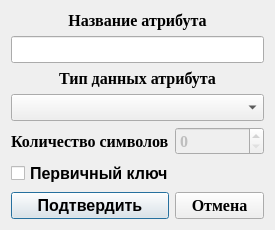
<?xml version="1.0" encoding="UTF-8"?>
<ui version="4.0">
 <class>atrparam</class>
 <widget class="QDialog" name="atrparam">
  <property name="geometry">
   <rect>
    <x>0</x>
    <y>0</y>
    <width>275</width>
    <height>222</height>
   </rect>
  </property>
  <property name="windowTitle">
   <string>Dialog</string>
  </property>
  <layout class="QGridLayout" name="gridLayout">
   <item row="0" column="0" colspan="2">
    <widget class="QLabel" name="label_2">
     <property name="font">
      <font>
       <family>Times New Roman</family>
       <pointsize>12</pointsize>
       <weight>75</weight>
       <bold>true</bold>
      </font>
     </property>
     <property name="text">
      <string>Название атрибута</string>
     </property>
     <property name="alignment">
      <set>Qt::AlignCenter</set>
     </property>
    </widget>
   </item>
   <item row="1" column="0" colspan="2">
    <widget class="QLineEdit" name="lineEdit">
     <property name="font">
      <font>
       <family>Times New Roman</family>
       <pointsize>12</pointsize>
       <weight>75</weight>
       <bold>true</bold>
      </font>
     </property>
    </widget>
   </item>
   <item row="3" column="0" colspan="2">
    <widget class="QComboBox" name="comboBox">
     <property name="font">
      <font>
       <family>Times New Roman</family>
       <pointsize>12</pointsize>
       <weight>75</weight>
       <bold>true</bold>
      </font>
     </property>
    </widget>
   </item>
   <item row="4" column="0">
    <widget class="QLabel" name="label">
     <property name="font">
      <font>
       <family>Times New Roman</family>
       <pointsize>12</pointsize>
       <weight>75</weight>
       <bold>true</bold>
      </font>
     </property>
     <property name="text">
      <string>Количество символов</string>
     </property>
    </widget>
   </item>
   <item row="5" column="0" colspan="2">
    <widget class="QCheckBox" name="checkBox">
     <property name="font">
      <font>
       <pointsize>12</pointsize>
       <weight>75</weight>
       <bold>true</bold>
      </font>
     </property>
     <property name="text">
      <string>Первичный ключ</string>
     </property>
    </widget>
   </item>
   <item row="4" column="1">
    <widget class="QSpinBox" name="spinBox">
     <property name="enabled">
      <bool>false</bool>
     </property>
     <property name="font">
      <font>
       <family>Times New Roman</family>
       <pointsize>12</pointsize>
       <weight>75</weight>
       <bold>true</bold>
      </font>
     </property>
    </widget>
   </item>
   <item row="2" column="0" colspan="2">
    <widget class="QLabel" name="label_3">
     <property name="font">
      <font>
       <family>Times New Roman</family>
       <pointsize>12</pointsize>
       <weight>75</weight>
       <bold>true</bold>
      </font>
     </property>
     <property name="text">
      <string>Тип данных атрибута</string>
     </property>
     <property name="alignment">
      <set>Qt::AlignCenter</set>
     </property>
    </widget>
   </item>
   <item row="6" column="0">
    <widget class="QPushButton" name="pushButton">
     <property name="font">
      <font>
       <pointsize>12</pointsize>
       <weight>75</weight>
       <bold>true</bold>
      </font>
     </property>
     <property name="text">
      <string>Подтвердить</string>
     </property>
    </widget>
   </item>
   <item row="6" column="1">
    <widget class="QPushButton" name="pushButton_2">
     <property name="font">
      <font>
       <family>Times New Roman</family>
       <pointsize>12</pointsize>
       <weight>75</weight>
       <bold>true</bold>
      </font>
     </property>
     <property name="text">
      <string>Отмена</string>
     </property>
    </widget>
   </item>
  </layout>
 </widget>
 <tabstops>
  <tabstop>lineEdit</tabstop>
  <tabstop>comboBox</tabstop>
  <tabstop>spinBox</tabstop>
  <tabstop>checkBox</tabstop>
  <tabstop>pushButton</tabstop>
  <tabstop>pushButton_2</tabstop>
 </tabstops>
 <resources/>
 <connections/>
</ui>
